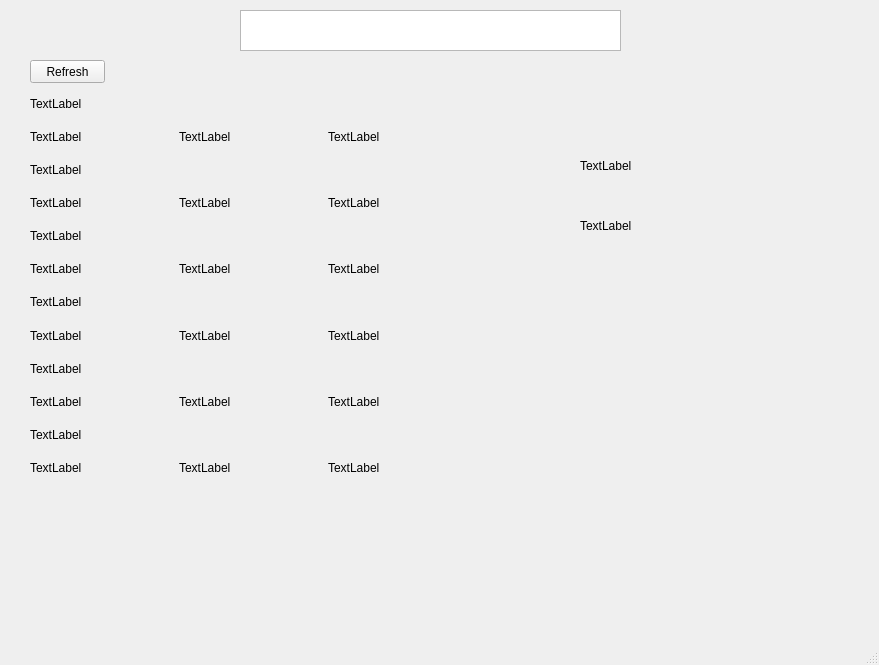
<?xml version="1.0" encoding="UTF-8"?>
<ui version="4.0">
 <class>MainWindow</class>
 <widget class="QMainWindow" name="MainWindow">
  <property name="geometry">
   <rect>
    <x>0</x>
    <y>0</y>
    <width>879</width>
    <height>665</height>
   </rect>
  </property>
  <property name="windowTitle">
   <string>MainWindow</string>
  </property>
  <widget class="QWidget" name="centralwidget">
   <widget class="QWidget" name="verticalLayoutWidget">
    <property name="geometry">
     <rect>
      <x>30</x>
      <y>90</y>
      <width>441</width>
      <height>391</height>
     </rect>
    </property>
    <layout class="QVBoxLayout" name="verticalLayout">
     <item>
      <layout class="QGridLayout" name="g1">
       <item row="2" column="0">
        <widget class="QLabel" name="l2">
         <property name="text">
          <string>TextLabel</string>
         </property>
        </widget>
       </item>
       <item row="2" column="1">
        <widget class="QLabel" name="l3">
         <property name="text">
          <string>TextLabel</string>
         </property>
        </widget>
       </item>
       <item row="2" column="2">
        <widget class="QLabel" name="l4">
         <property name="text">
          <string>TextLabel</string>
         </property>
        </widget>
       </item>
       <item row="1" column="0" colspan="3">
        <widget class="QLabel" name="l1">
         <property name="text">
          <string>TextLabel</string>
         </property>
         <property name="scaledContents">
          <bool>false</bool>
         </property>
        </widget>
       </item>
      </layout>
     </item>
     <item>
      <layout class="QGridLayout" name="g2">
       <item row="2" column="0">
        <widget class="QLabel" name="l6">
         <property name="text">
          <string>TextLabel</string>
         </property>
        </widget>
       </item>
       <item row="2" column="2">
        <widget class="QLabel" name="l8">
         <property name="text">
          <string>TextLabel</string>
         </property>
        </widget>
       </item>
       <item row="2" column="1">
        <widget class="QLabel" name="l7">
         <property name="text">
          <string>TextLabel</string>
         </property>
        </widget>
       </item>
       <item row="1" column="0" colspan="3">
        <widget class="QLabel" name="l5">
         <property name="text">
          <string>TextLabel</string>
         </property>
         <property name="scaledContents">
          <bool>false</bool>
         </property>
        </widget>
       </item>
      </layout>
     </item>
     <item>
      <layout class="QGridLayout" name="gridLayout_9">
       <item row="2" column="0">
        <widget class="QLabel" name="l10">
         <property name="text">
          <string>TextLabel</string>
         </property>
        </widget>
       </item>
       <item row="2" column="2">
        <widget class="QLabel" name="l12">
         <property name="text">
          <string>TextLabel</string>
         </property>
        </widget>
       </item>
       <item row="2" column="1">
        <widget class="QLabel" name="l11">
         <property name="text">
          <string>TextLabel</string>
         </property>
        </widget>
       </item>
       <item row="1" column="0" colspan="3">
        <widget class="QLabel" name="l9">
         <property name="text">
          <string>TextLabel</string>
         </property>
         <property name="scaledContents">
          <bool>false</bool>
         </property>
        </widget>
       </item>
      </layout>
     </item>
     <item>
      <layout class="QGridLayout" name="gridLayout_5">
       <item row="2" column="0">
        <widget class="QLabel" name="l14">
         <property name="text">
          <string>TextLabel</string>
         </property>
        </widget>
       </item>
       <item row="2" column="1">
        <widget class="QLabel" name="l15">
         <property name="text">
          <string>TextLabel</string>
         </property>
        </widget>
       </item>
       <item row="2" column="2">
        <widget class="QLabel" name="l16">
         <property name="text">
          <string>TextLabel</string>
         </property>
        </widget>
       </item>
       <item row="1" column="0" colspan="3">
        <widget class="QLabel" name="l13">
         <property name="text">
          <string>TextLabel</string>
         </property>
         <property name="scaledContents">
          <bool>false</bool>
         </property>
        </widget>
       </item>
      </layout>
     </item>
     <item>
      <layout class="QGridLayout" name="gridLayout_10">
       <item row="2" column="0">
        <widget class="QLabel" name="l18">
         <property name="text">
          <string>TextLabel</string>
         </property>
        </widget>
       </item>
       <item row="2" column="1">
        <widget class="QLabel" name="l19">
         <property name="text">
          <string>TextLabel</string>
         </property>
        </widget>
       </item>
       <item row="2" column="2">
        <widget class="QLabel" name="l20">
         <property name="text">
          <string>TextLabel</string>
         </property>
        </widget>
       </item>
       <item row="1" column="0" colspan="3">
        <widget class="QLabel" name="l17">
         <property name="text">
          <string>TextLabel</string>
         </property>
         <property name="scaledContents">
          <bool>false</bool>
         </property>
        </widget>
       </item>
      </layout>
     </item>
     <item>
      <layout class="QGridLayout" name="gridLayout_11">
       <item row="2" column="0">
        <widget class="QLabel" name="l22">
         <property name="text">
          <string>TextLabel</string>
         </property>
        </widget>
       </item>
       <item row="2" column="1">
        <widget class="QLabel" name="l23">
         <property name="text">
          <string>TextLabel</string>
         </property>
        </widget>
       </item>
       <item row="2" column="2">
        <widget class="QLabel" name="l24">
         <property name="text">
          <string>TextLabel</string>
         </property>
        </widget>
       </item>
       <item row="1" column="0" colspan="3">
        <widget class="QLabel" name="l21">
         <property name="text">
          <string>TextLabel</string>
         </property>
         <property name="scaledContents">
          <bool>false</bool>
         </property>
        </widget>
       </item>
      </layout>
     </item>
    </layout>
   </widget>
   <widget class="QPushButton" name="pushButton">
    <property name="geometry">
     <rect>
      <x>30</x>
      <y>60</y>
      <width>75</width>
      <height>23</height>
     </rect>
    </property>
    <property name="text">
     <string>Refresh</string>
    </property>
   </widget>
   <widget class="QLabel" name="price_label">
    <property name="geometry">
     <rect>
      <x>580</x>
      <y>140</y>
      <width>161</width>
      <height>51</height>
     </rect>
    </property>
    <property name="text">
     <string>TextLabel</string>
    </property>
   </widget>
   <widget class="QTextEdit" name="stock_code">
    <property name="geometry">
     <rect>
      <x>240</x>
      <y>10</y>
      <width>381</width>
      <height>41</height>
     </rect>
    </property>
   </widget>
   <widget class="QLabel" name="percent_label">
    <property name="geometry">
     <rect>
      <x>580</x>
      <y>200</y>
      <width>161</width>
      <height>51</height>
     </rect>
    </property>
    <property name="text">
     <string>TextLabel</string>
    </property>
   </widget>
  </widget>
  <widget class="QMenuBar" name="menubar">
   <property name="geometry">
    <rect>
     <x>0</x>
     <y>0</y>
     <width>879</width>
     <height>21</height>
    </rect>
   </property>
  </widget>
  <widget class="QStatusBar" name="statusbar"/>
 </widget>
 <resources/>
 <connections>
  <connection>
   <sender>pushButton</sender>
   <signal>clicked()</signal>
   <receiver>MainWindow</receiver>
   <slot>refreshCandle()</slot>
   <hints>
    <hint type="sourcelabel">
     <x>94</x>
     <y>100</y>
    </hint>
    <hint type="destinationlabel">
     <x>455</x>
     <y>40</y>
    </hint>
   </hints>
  </connection>
 </connections>
 <slots>
  <slot>refreshCandle()</slot>
 </slots>
</ui>
